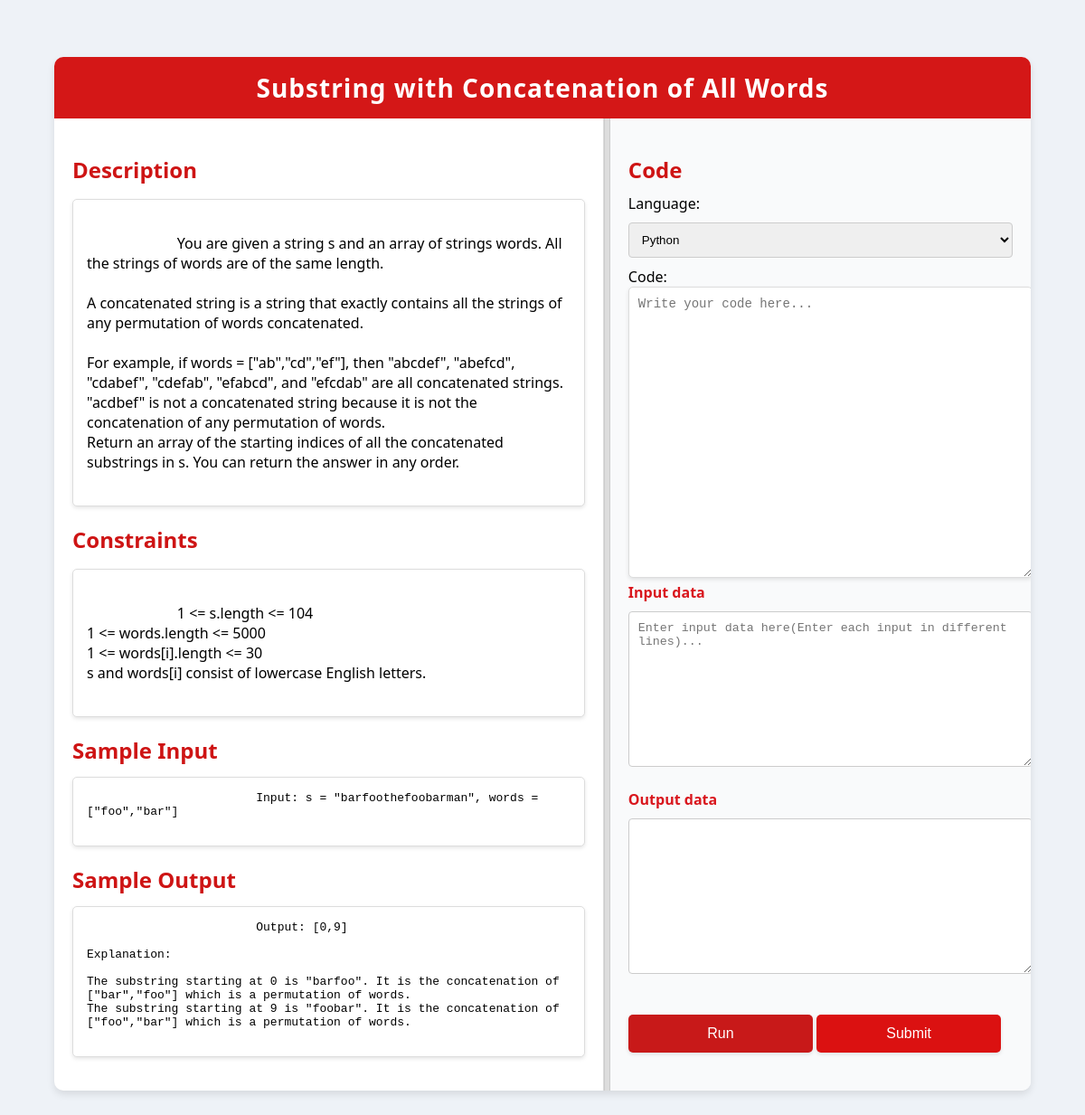
The page /problem/Substring with Concatenation of All Words/ (signed in) on the database its author committed.
### home/models.py (models this page shows)
class question_details(models.Model):
  DIFFICULTY_CHOICES = [
      ('Easy', 'Easy'),
      ('Medium', 'Medium'),
      ('Hard', 'Hard'),
  ]
  name = models.CharField(max_length=200)
  description = models.TextField()
  difficulty = models.CharField(max_length=10, choices=DIFFICULTY_CHOICES, default='Easy')
  sample_input = models.TextField()
  sample_output = models.TextField()
  constraints = models.TextField()

### home/views.py (the view)
# urls.py: path("problem/<str:name>/",problem_page,name="problem_page"),
@login_required
def problem_page(request, name):
    problem = get_object_or_404(question_details, name=name)
    form = CodeSubmissionForm()
    existing_submission = user_code_sub.objects.filter(user=request.user, question=problem).last()
    if existing_submission:
        form = CodeSubmissionForm(initial={
            'language': existing_submission.language,
            'code': existing_submission.code
        })
    context = {
        'form': form,
        'ques_name': problem.name,
        'desc': problem.description,
        'samp_in': problem.sample_input,
        'samp_out': problem.sample_output,
        'constraints': problem.constraints
    }
    return render(request, 'question_view.html', context)

### home/forms.py
class CodeSubmissionForm(forms.ModelForm):
    language = forms.ChoiceField(
        choices=LANGUAGE_CHOICES,
        widget=forms.Select(attrs={'class': 'form-control'})
    )
    code = forms.CharField(
        widget=forms.Textarea(attrs={
            'class': 'code-editor',
            'placeholder': 'Write your code here...'
        })
    )
    input_data = forms.CharField(
        required=False,
        widget=forms.Textarea(attrs={
            'class': 'form-control',
            'placeholder': 'Enter input data here(Enter each input in different lines)...'
        })
    )
    output_data = forms.CharField(
        required=False,
        widget=forms.Textarea(attrs={'class': 'form-control'})
    )
    class Meta:
        model = CodeSubmission
        fields = ["language", "code", "input_data", "output_data"]

### home/templates/question_view.html (shortened to what this page needs)
<!DOCTYPE html>
<html lang="en">
<head>
</head>
<body>
    <div class="container">
        <div class="header">
            <h1>{{ ques_name }}</h1>
        </div>
        <div class="content">
            <div class="left-column">
                <div class="section">
                    <h2>Description</h2>
                    <p id="description">
                        {{desc}}
                    </p>
                </div>
                <div class="section">
                    <h2>Constraints</h2>
                    <p id="constraints">
                        {{constraints}}
                    </p>
                </div>
                <div class="section">
                    <h2>Sample Input</h2>
                    <pre id="sample-input">
                        {{ samp_in }}
                    </pre>
                </div>
                <div class="section">
                    <h2>Sample Output</h2>
                    <pre id="sample-output">
                        {{ samp_out }}
                    </pre>
                </div>
            </div>
            <div class="resizer"></div>
            <div class="right-column">
                <h2>Code</h2>
                <form id="codeForm" method="post">
                    <div>
                        {{ form.language.label_tag }}
                        {{ form.language }}
                    </div>
                    <div>
                        {{ form.code.label_tag }}
                        {{ form.code }}
                    </div>
                    <div class="form-group">
                        <div>
                            <label for="{{ form.input_data.id_for_label }}">{{ form.input_data.label }}</label>
                            {{ form.input_data }}
                        </div>
                        <div>
                            <label for="{{ form.output_data.id_for_label }}">{{ form.output_data.label }}</label>
                            {{ form.output_data }}
                        </div>
                    </div>
                    <button type="button" class="run-button" onclick="submitForm('run')">Run</button>
                    <button type="button" class="submit-button" onclick="submitForm('submit')">Submit</button>
                </form>
            </div>
        </div>
    </div>
</body>
</html>

### home/templates/question_view.html (style rules this page uses)
body { font-family: 'Segoe UI', Tahoma, Geneva, Verdana, sans-serif; margin: 0; padding: 0; background-color: #eef2f7; height: 100vh; display: flex; justify-content: center; align-items: center; overflow: hidden; }
.container { width: 90%; height: 90%; background: white; box-shadow: 0 4px 8px rgba(0, 0, 0, 0.1); display: flex; flex-direction: column; border-radius: 10px; overflow: hidden; }
.header { display: flex; justify-content: center; align-items: center; padding: 15px; background-color: #d41717; color: white; }
.header h1 { margin: 0; font-size: 28px; letter-spacing: 1px; }
.content { display: flex; flex: 1; overflow: hidden; }
.left-column, .right-column { padding: 20px; box-sizing: border-box; height: 100%; overflow-y: auto; transition: all 0.3s ease; }
.left-column { flex: 2; border-right: 1px solid #ddd; }
.right-column { flex: 1.5; background-color: #f9fafb; }
.resizer { width: 5px; cursor: ew-resize; background-color: #ddd; border-left: 1px solid #ccc; border-right: 1px solid #ccc; }
h2 { color: #ce1414; margin-bottom: 10px; }
.section { margin-bottom: 20px; }
.section p, .section pre { background: #fff; padding: 15px; border: 1px solid #ddd; border-radius: 5px; white-space: pre-wrap; box-shadow: 0 2px 4px rgba(0, 0, 0, 0.1); }
.form-control { width: 100%; padding: 10px; margin: 10px 0; border: 1px solid #ccc; border-radius: 4px; }
.code-editor { width: 100%; height: 300px; padding: 10px; font-family: 'Courier New', Courier, monospace; font-size: 14px; border: 1px solid #ddd; border-radius: 5px; background: #fff; box-shadow: 0 2px 4px rgba(0, 0, 0, 0.1); }
.run-button, .submit-button { display: inline-block; width: 48%; padding: 12px; background-color: #db1111; color: white; border: none; border-radius: 5px; font-size: 16px; cursor: pointer; margin-top: 10px; text-align: center; box-shadow: 0 2px 4px rgba(0, 0, 0, 0.1); transition: background-color 0.3s ease; }
.run-button { background-color: #c81919; }
.form-group { margin-bottom: 20px; }
.form-group label { font-weight: bold; color: #d9161d; }
.form-group div { margin-bottom: 10px; }

### rows shown on the page
question_details: name "Substring with Concatenation of All Words", description "You are given a string s and an array of strings words. All the strings of words are of the same length. A concatenated string is a string that exactly contains all the strings of any permutation of words concatenated. For example, if words = [\"ab\",\"cd\",\"ef\"], then \"abcdef\", \"abefcd\", \"cdabef\", \"cdefab\", \"efabcd\", and \"efcdab\" are all concatenated strings. \"acdbef\" is not a concatenated string because it is not the concatenation of any permutation of words. Return an array of the starting indices of all the concatenated substrings in s. You can return the answer in any order.", constraints "1 <= s.length <= 104 1 <= words.length <= 5000 1 <= words[i].length <= 30 s and words[i] consist of lowercase English letters.", sample_input "Input: s = \"barfoothefoobarman\", words = [\"foo\",\"bar\"]", sample_output "Output: [0,9] Explanation: The substring starting at 0 is \"barfoo\". It is the concatenation of [\"bar\",\"foo\"] which is a permutation of words. The substring starting at 9 is \"foobar\". It is the concatenation of [\"foo\",\"bar\"] which is a permutation of words."
